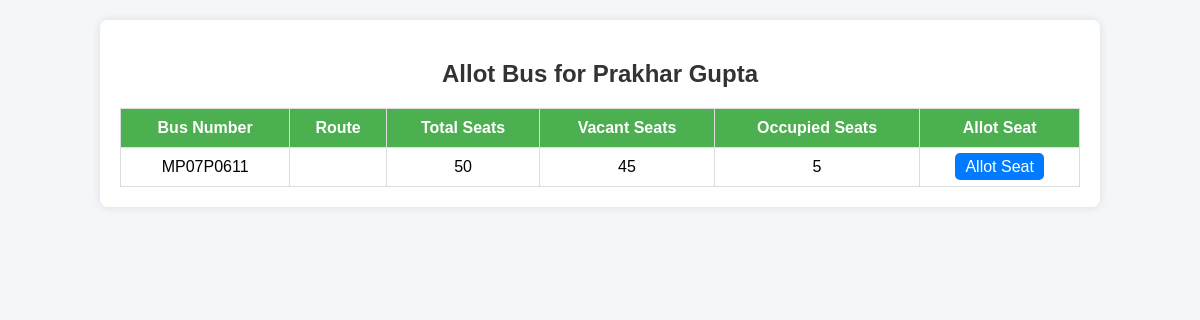
The app's page /allot_bus/18/ (signed in) with its own data.
### bus_app/models.py (models this page shows, shortened)
class Student(models.Model):
    name = models.CharField(max_length=100)
    roll_number = models.CharField(max_length=20, null=True, blank=True, unique=True)
    crm_id = models.CharField(max_length=50, blank=True, null=True, unique=True)
    gender = models.CharField(max_length=10, choices=[('Male', 'Male'), ('Female', 'Female'), ('Other', 'Other')], default="Male")
    school = models.ForeignKey(School, on_delete=models.SET_NULL, null=True, blank=True, related_name="students")
    program = models.CharField(max_length=100, blank=True, null=True)  # Directly storing program name
    fee_paid = models.BooleanField(default=False)
    fee_amount = models.CharField(max_length=10, blank=True, null=True)
    email = models.EmailField(unique=True)
    contact_number = models.CharField(max_length=15, default="0000000000")
    route = models.ForeignKey(Route, on_delete=models.SET_NULL, null=True, blank=True, related_name="students")
    stoppage = models.CharField(max_length=100, blank=True, null=True)  # Directly storing stoppage name
    assigned_bus = models.ForeignKey(Bus, null=True, blank=True, on_delete=models.SET_NULL, related_name="students")
    assigned_seat = models.ForeignKey(Seat, null=True, blank=True, on_delete=models.SET_NULL, related_name='students')
    photo = models.ImageField(upload_to="student_photos/", null=True, blank=True)

class Bus(models.Model):
    number = models.CharField(max_length=10, unique=True)  # Example: MP07VV467
    identifier_number = models.CharField(max_length=10, unique=True, null=True, blank=True)
    pollution_paid = models.BooleanField(default=False)
    pollution_issue_date = models.DateField(null=True, blank=True)
    pollution_valid_upto = models.DateField(null=True, blank=True)
    insurance_paid = models.BooleanField(default=False)
    insurance_issue_date = models.DateField(null=True, blank=True)
    insurance_valid_upto = models.DateField(null=True, blank=True)
    tax_paid = models.BooleanField(default=False)
    tax_issue_date = models.DateField(null=True, blank=True)
    tax_valid_upto = models.DateField(null=True, blank=True)
    permit = models.BooleanField(default=False)
    permit_issue_date = models.DateField(null=True, blank=True)
    permit_valid_upto = models.DateField(null=True, blank=True)
    def total_seats(self):
        return self.seats.count()
    def occupied_seats(self):
        return self.seats.filter(student__isnull=False).count()
    def vacant_seats(self):
        return self.total_seats() - self.occupied_seats()

### bus_app/views.py (the view)
# urls.py: path('allot_bus/<int:student_id>/', views.allot_bus, name='allot_bus'),
def allot_bus(request, student_id):
    student = get_object_or_404(Student, id=student_id)
    allotments = Allotment.objects.filter(route=student.route).select_related('bus', 'route')
    bus_details = []
    for allotment in allotments:
        bus = allotment.bus
        route = allotment.route  # ✅ Directly fetching route
        bus_details.append({
            'bus': bus,
            'route': route.name if route else "No Route",  # ✅ Fix: Route naam show hoga
            'total_seats': bus.total_seats(),
            'vacant_seats': bus.vacant_seats(),
            'occupied_seats': bus.occupied_seats()
        })
    return render(request, 'allot_bus.html', {'student': student, 'bus_details': bus_details})

### bus_app/templates/allot_bus.html (shortened to what this page needs)
<!DOCTYPE html>
<html lang="en">
<head>
</head>
<body>
<div class="container">
    <h2>Allot Bus for {{ student.name }}</h2>
    <table>
        <thead>
            <tr>
                <th>Bus Number</th>
                <th>Route</th>
                <th>Total Seats</th>
                <th>Vacant Seats</th>
                <th>Occupied Seats</th>
                <th>Allot Seat</th>
            </tr>
        </thead>
        <tbody>
            {% for bus_detail in bus_details %}
            <tr>
                <td>{{ bus_detail.bus.number }}</td>
                <td>{{ bus_detail.bus.route }}</td>
                <td>{{ bus_detail.total_seats }}</td>
                <td>{{ bus_detail.vacant_seats }}</td>
                <td>{{ bus_detail.occupied_seats }}</td>
                <td>
                    {% if bus_detail.vacant_seats > 0 %}
                        <a href="{% url 'select_seat' student.id bus_detail.bus.id %}">Allot Seat</a>
                    {% else %}
                        <span class="no-seats">No Vacant Seats</span>
                    {% endif %}
                </td>
            </tr>
            {% empty %}
            <tr>
                <td colspan="6">No buses available for this route.</td>
            </tr>
            {% endfor %}
        </tbody>
    </table>
</div>
</body>
</html>

### bus_app/templates/allot_bus.html (style rules this page uses)
body { font-family: Arial, sans-serif; background-color: #f4f7fa; margin: 0; padding: 0; }
.container { width: 80%; margin: 20px auto; background-color: #ffffff; padding: 20px; border-radius: 8px; box-shadow: 0 0 10px rgba(0, 0, 0, 0.1); }
h2 { color: #333; text-align: center; }
table { width: 100%; border-collapse: collapse; margin-top: 20px; }
th, td { padding: 10px; border: 1px solid #ddd; text-align: center; }
th { background-color: #4CAF50; color: white; }
td a { padding: 5px 10px; background-color: #007BFF; color: white; text-decoration: none; border-radius: 5px; }

### records on screen
Student: name "Prakhar Gupta"
Bus: bus.number "MP07P0611", total_seats "50", vacant_seats "45", occupied_seats "5"
